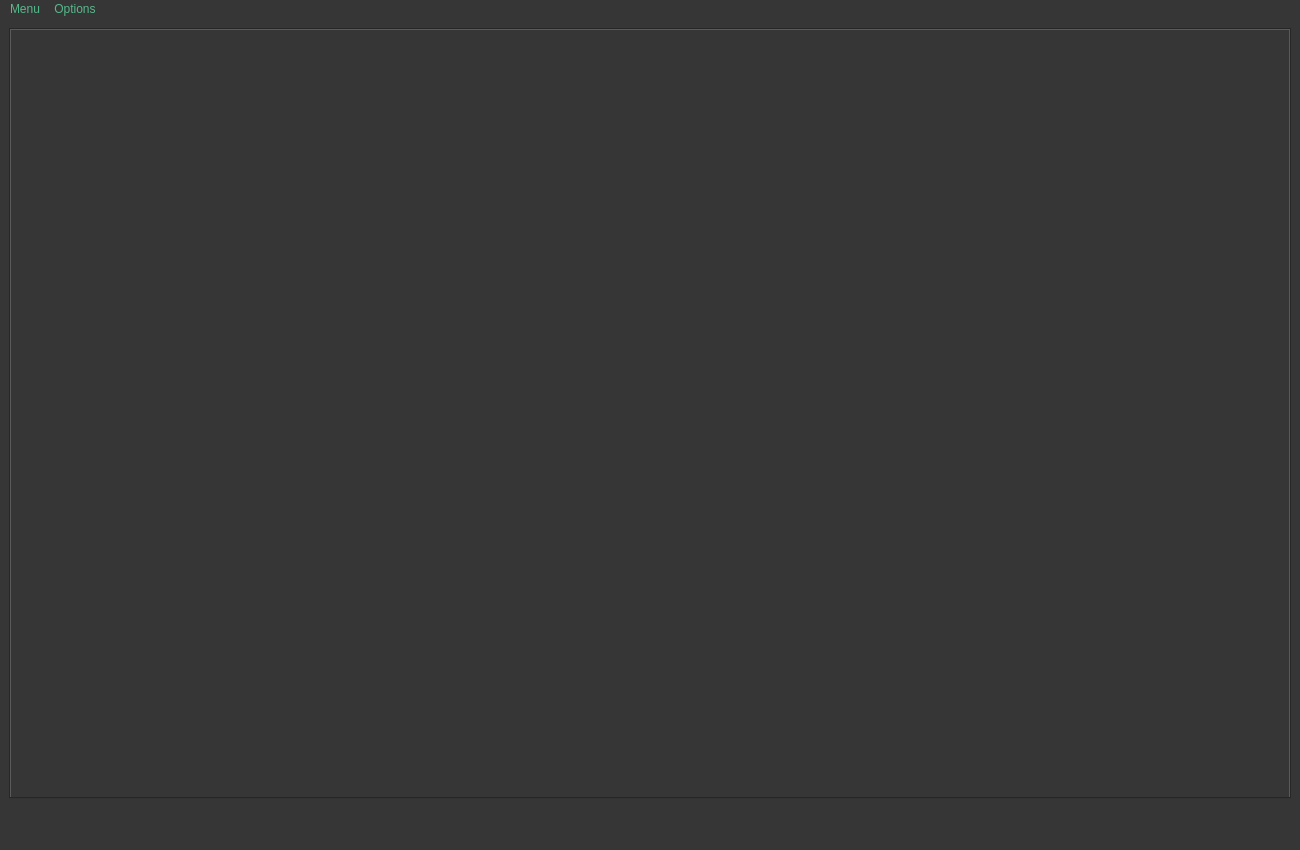
<?xml version="1.0" encoding="UTF-8"?>
<ui version="4.0">
 <class>MainWindow</class>
 <widget class="QMainWindow" name="MainWindow">
  <property name="geometry">
   <rect>
    <x>0</x>
    <y>0</y>
    <width>1300</width>
    <height>850</height>
   </rect>
  </property>
  <property name="minimumSize">
   <size>
    <width>1300</width>
    <height>850</height>
   </size>
  </property>
  <property name="windowTitle">
   <string>MainWindow</string>
  </property>
  <property name="styleSheet">
   <string notr="true">QWidget
{
	color: rgb(86, 184, 139);
	background-color: rgb(54, 54, 54);
	selection-background-color: rgb(58, 152, 112);
}

QLabel#globalErrorLabel
{
	color: rgb(217, 174, 23);
}

QTabBar::tab:top:selected {
    background-color: rgb(58, 152, 112);
    color: rgb(54, 54, 54);
}
</string>
  </property>
  <widget class="QWidget" name="centralwidget">
   <property name="styleSheet">
    <string notr="true"/>
   </property>
   <layout class="QVBoxLayout" name="verticalLayout">
    <item>
     <widget class="QTabWidget" name="tabWidget">
      <property name="minimumSize">
       <size>
        <width>600</width>
        <height>300</height>
       </size>
      </property>
      <property name="currentIndex">
       <number>-1</number>
      </property>
     </widget>
    </item>
    <item>
     <widget class="QLabel" name="globalErrorLabel">
      <property name="styleSheet">
       <string notr="true"/>
      </property>
      <property name="text">
       <string/>
      </property>
     </widget>
    </item>
   </layout>
  </widget>
  <widget class="QMenuBar" name="menubar">
   <property name="geometry">
    <rect>
     <x>0</x>
     <y>0</y>
     <width>1300</width>
     <height>21</height>
    </rect>
   </property>
   <widget class="QMenu" name="menuMenu">
    <property name="font">
     <font>
      <pointsize>13</pointsize>
      <weight>50</weight>
      <bold>false</bold>
     </font>
    </property>
    <property name="title">
     <string>Menu</string>
    </property>
    <addaction name="actionCloseSession"/>
    <addaction name="actionExit"/>
   </widget>
   <widget class="QMenu" name="menuOptions">
    <property name="font">
     <font>
      <pointsize>13</pointsize>
     </font>
    </property>
    <property name="title">
     <string>Options</string>
    </property>
    <addaction name="actionSearch"/>
    <addaction name="actionSaveConfig"/>
   </widget>
   <addaction name="menuMenu"/>
   <addaction name="menuOptions"/>
  </widget>
  <widget class="QStatusBar" name="statusbar"/>
  <action name="actionCloseSession">
   <property name="text">
    <string>Close Session</string>
   </property>
   <property name="font">
    <font/>
   </property>
  </action>
  <action name="actionExit">
   <property name="text">
    <string>Exit</string>
   </property>
   <property name="font">
    <font/>
   </property>
  </action>
  <action name="actionSearch">
   <property name="text">
    <string>Search</string>
   </property>
   <property name="font">
    <font/>
   </property>
  </action>
  <action name="actionSaveConfig">
   <property name="text">
    <string>Save configuration</string>
   </property>
   <property name="font">
    <font/>
   </property>
  </action>
 </widget>
 <resources/>
 <connections/>
</ui>
